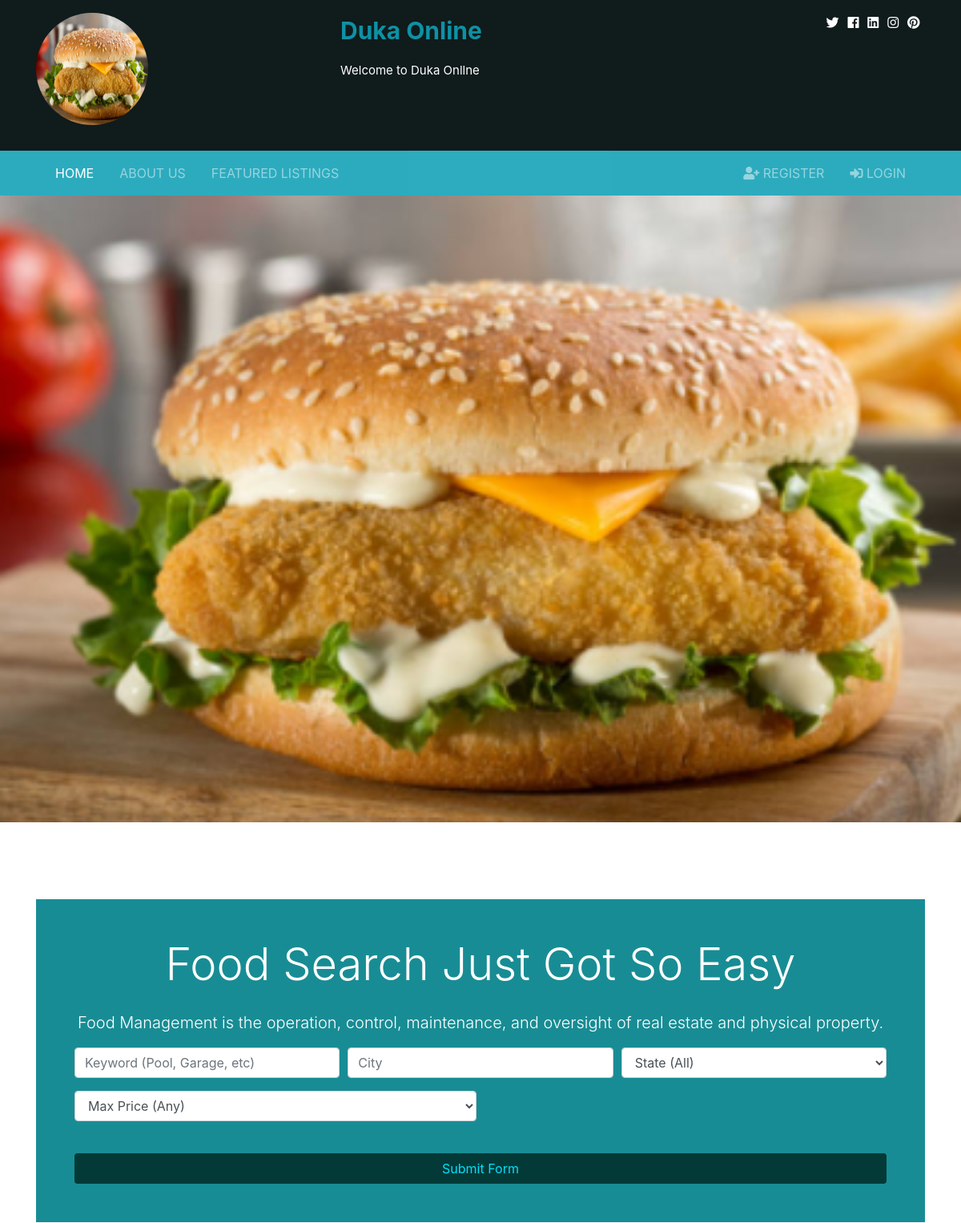
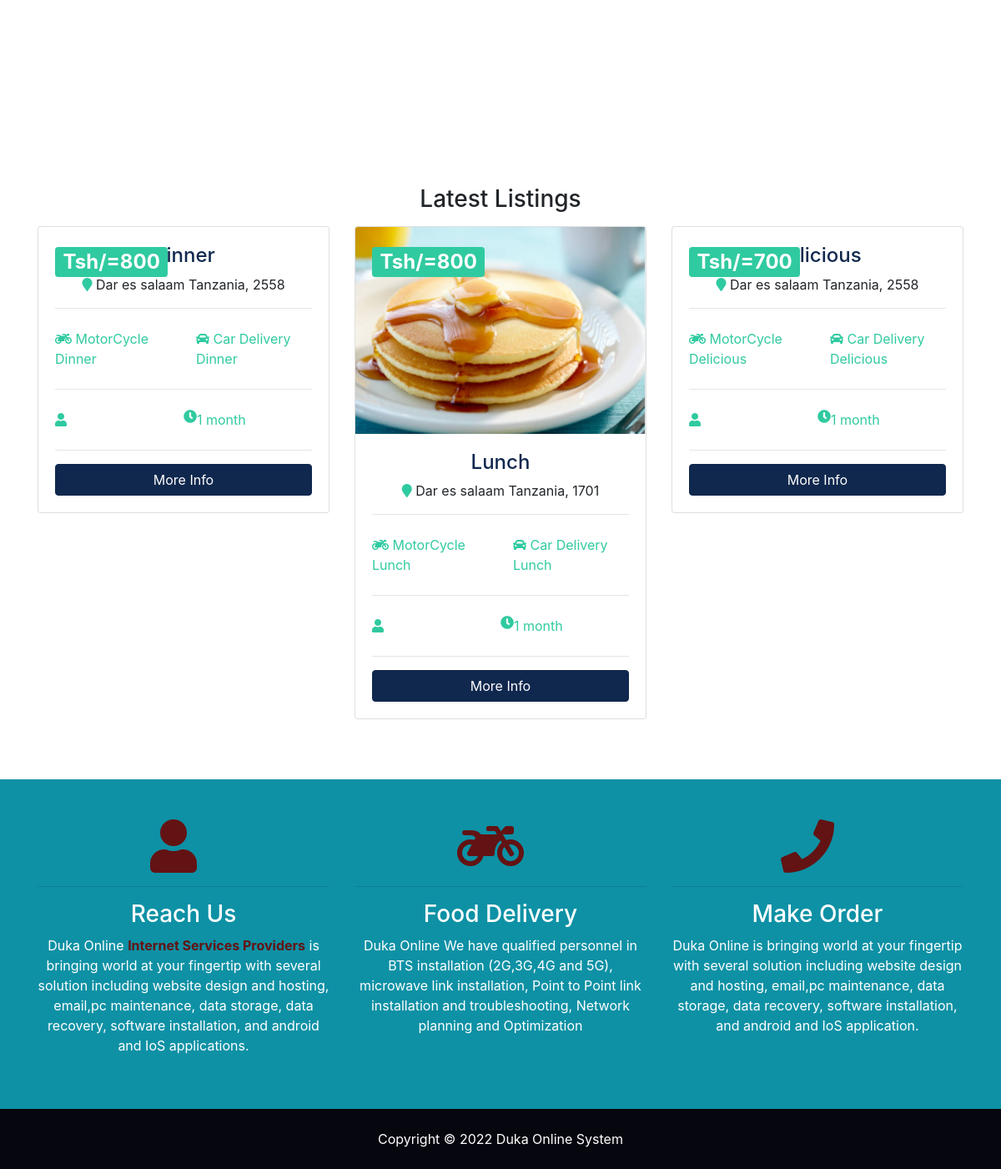
The page / on the database its author committed (2 pictures, top to bottom).
### listings/models.py (models this page shows)
class Listing(models.Model):
    realtor = models.ForeignKey(Realtor, on_delete=models.DO_NOTHING)
    title = models.CharField(max_length=200)
    address = models.CharField(max_length=200)
    city = models.CharField(max_length=100)
    state = models.CharField(max_length=100)
    zipcode = models.CharField(max_length=20)
    description = models.TextField(blank=True)
    price = models.IntegerField()
    photo_main = models.ImageField(upload_to='photos/%Y/%m/%d/')
    is_published = models.BooleanField(default=True)
    list_date = models.DateTimeField(default=datetime.now, blank=True)
    def __str__(self):
        return self.title

### pages/views.py (the view)
# urls.py: path('', views.index, name='listings'),
def index(request):
    listings = Listing.objects.order_by('-list_date').filter(is_published=True)[:3]
    context = {
        'listings': listings,
        'state_choices': state_choices,
        'price_choices': price_choices
    }
    return render(request, 'pages/index.html', context)

### templates/pages/index.html (shortened to what this page needs)
{% extends 'base.html' %}
{% load humanize %}
{% block content %}
 <div class="w3-content w3-section" style="max-width:100%">
   <img class="mySlides" src="/static/img/Fish Sandwich.PNG" style="height:50%">
 </div>
<section id="showcase" >
  <div class="container text-center" >
    <div class="home-search p-5" style="background-color:rgb(24, 140, 148);">
      <div class="overlay p-5" style="background-color:rgb(24, 140, 148);">
        <h1 class="display-4 mb-4">Food Search Just Got So Easy</h1>
        <p class="lead">
          Food Management is the operation, control, maintenance,
          and oversight of real estate and physical property.
        </p>
        <div class="search">
          <form action="{% url 'search' %}">
            <div class="form-row">
              <div class="col-md-4 mb-3">
                <input
                  type="text"
                  name="keywords"
                  class="form-control"
                  placeholder="Keyword (Pool, Garage, etc)"
                />
              </div>
              <div class="col-md-4 mb-3">
                <input
                  type="text"
                  name="city"
                  class="form-control"
                  placeholder="City"
                />
              </div>
              <div class="col-md-4 mb-3">
                <select name="state" class="form-control">
                  <option selected="true" disabled="disabled">State (All)</option>
                </select>
              </div>
            </div>
            <div class="form-row">
              <div class="col-md-6 mb-3">
                <select name="price" class="form-control" id="type">
                  <option selected="true" disabled="disabled"
                    >Max Price (Any)</option
                  >
                </select>
              </div>
            </div>
            <button class="btn  btn-block mt-4" type="submit" style="background-color: rgb(3, 58, 55);">
              <font style="color:rgb(0, 225, 255) ;" >Submit Form</font>
            </button>
          </form>
        </div>
      </div>
    </div>
  </div>
</section>
<br>
<section id="listings" class="py-5">
  <div class="container">
    <h3 class="text-center mb-3">Latest Listings</h3>
    <div class="row">
      {% if listings %}
        {% for listing in listings %}
        <div class="col-md-6 col-lg-4 mb-4">
            <div class="card listing-preview">
              <img class="card-img-top" src="{{ listing.photo_main.url }}" alt="" />
              <div class="card-img-overlay">
                <h2>
                  <span class="badge badge-secondary text-white">Tsh/={{ listing.price | intcomma}}</span>
                </h2>
              </div>
              <div class="card-body">
                <div class="listing-heading text-center">
                  <h4 class="text-primary">{{ listing.title }}</h4>
                  <p>
                    <i class="fas fa-map-marker text-secondary"></i> {{ listing.city }} {{ listing.state }},
                    {{ listing.zipcode }}
                  </p>
                </div>
                <hr />
                <div class="row py-2 text-secondary">
                  <div class="col-6">
                    <i class="fas fa-motorcycle"></i> MotorCycle  {{ listing}}
                  </div>
                  <div class="col-6"><i class="fas fa-car"></i> Car Delivery {{ listing }}</div>
                </div>
                <hr />
                <div class="row py-2 text-secondary">
                  <div class="col-6"><i class="fas fa-user"></i> {{ listing.saler }}</div>
                  <i class="fas fa-clock"></i> {{ listing.list_date | timesince }}
                </div>
                <hr />
                <a href="{% url 'listing' listing.id %}" class="btn btn-primary btn-block"
                  >More Info</a
                >
              </div>
            </div>
          </div>
        {% endfor %}
      {% else %}
        <div class="col-md-12">
          <p>No listings available</p>
        </div>
      {% endif %}
</section>
<section id="" class="py-5 text-white" style="background-color:rgb(14, 145, 165);">
  <div class="container">
    <div class="row text-center">
      <div class="col-md-4">
        <i class="fas fa-user fa-4x mr-4"  style="color: rgb(99, 19, 19);"></i>
        <hr />
        <h3>Reach Us</h3>
        <p>
          Duka Online <b style="color:rgb(99, 19, 19) ;">Internet Services Providers</b> is bringing world at your fingertip with several solution
          including website design and hosting, email,pc maintenance, data storage,
          data recovery, software installation, and android and IoS applications.
        </p>
      </div>
      <div class="col-md-4">
        <i class="fas fa-motorcycle fa-4x mr-4"  style="color: rgb(99, 19, 19);"></i>
        <hr />
        <h3>Food Delivery</h3>
        <p>
           Duka Online We have qualified personnel in BTS installation (2G,3G,4G and 5G),
          microwave link installation,
           Point to Point link installation and troubleshooting,
           Network planning and Optimization
        </p>
      </div>
      <div class="col-md-4">
        <i class="fas fa-phone fa-4x mr-4"  style="color: rgb(99, 19, 19);"></i>
        <hr />
        <h3>Make Order </h3>
        <p>
          Duka Online  is bringing world at your fingertip with several solution
          including website design and hosting, email,pc maintenance,
           data storage, data recovery, software installation,  and android and IoS application.
        </p>
      </div>
    </div>
  </div>
</section>
{% endblock %}

### templates/base.html (shortened to what this page needs)
{% load static %}
<!DOCTYPE html>
<html lang="en">
  <head>
    <link rel="stylesheet" href="{% static 'css/all.css' %}" />
    <link rel="stylesheet" href="{% static 'css/bootstrap.css' %}" />
    <link rel="stylesheet" href="{% static 'css/style.css' %}" />
    <link rel="stylesheet" href="{% static 'css/lightbox.min.css' %}" />
  </head>
  <body>
    {% include 'partials/_topbar.html' %}
    {% include 'partials/_navbar.html' %}
    {% block content %} {% endblock %}
    {% include 'partials/_footer.html' %}
  </body>
</html>

### templates/partials/_topbar.html (shortened to what this page needs)
<section id="" class="p-3 text-white" style="background-color:rgb(16, 27, 27);">
  <div class="container">
    <div class="row">
      <div class="col-md-4">
      <p> <img  class="logo1"  src="/static/img/Fish Sandwich.png"  /></p></div>
      <div class="col-md-4">
        <p style="font-size: 30px;" ><b style="color: rgb(14, 145, 165);">Duka Online</b></p>
        <p class="lead" style="font-size: 15px;"><b>Welcome to Duka Onllne</b></p>
      </div>
      <div class="col-md-4">
        <div class="social text-right">
          <a href="#"> <i class="fab fa-twitter text-white"></i> </a>
          <a href="#"> <i class="fab fa-facebook text-white"></i> </a>
          <a href="#"> <i class="fab fa-linkedin text-white"></i> </a>
          <a href="#"> <i class="fab fa-instagram text-white"></i> </a>
          <a href="#"> <i class="fab fa-pinterest text-white"></i> </a>
        </div>
      </div>
    </div>
  </div>
</section>

### templates/partials/_navbar.html (shortened to what this page needs)
{% load static %}
<nav class="navbar navbar-expand-lg navbar-dark bg-info sticky-top">
  <div class="container">
    <div class="collapse navbar-collapse" id="navbarNavAltMarkup">
      <ul class="navbar-nav">
        <li
          {% if '/' == request.path %}
            class="nav-item active mr-3"
          {% else %}
            class="nav-item mr-3"
          {% endif %}
        >
          <a class="nav-link" href="{% url 'index' %}">Home</a>
        </li>
        <li
          {% if 'about' in request.path %}
            class="nav-item active mr-3"
          {% else %}
            class="nav-item mr-3"
          {% endif %}
        >
          <a class="nav-link" href="{% url 'about' %}">About Us</a>
        </li>
        <li
          {% if 'listings' in request.path %}
            class="nav-item active mr-3"
          {% else %}
            class="nav-item mr-3"
          {% endif %}
        >
          <a class="nav-link" href="{% url 'listings' %}">Featured Listings</a>
        </li>
      </ul>
      <ul class="navbar-nav ml-auto">
        {% if user.is_authenticated %}
          <li
          {% if 'dashboard' in request.path %}
            class="nav-item active mr-3"
          {% else %}
            class="nav-item mr-3"
          {% endif %}
          >
            <a class="nav-link" href="{% url 'dashboard' %}">
              <i class="fas fa-cogs"></i> Welcome {{ user.username }}</a
            >
          </li>
          <li class="nav-item mr-3">
            <a href="javascript:{document.getElementById('logout').submit()}"
            class="nav-link">
              <i class="fas fa-sign-out-alt">Logout</i>
            </a>
            <form action="{% url 'logout' %}" method="POST" id="logout">
              {% csrf_token %}
              <input type="hidden">
            </form>
          </li>
        {% else %}
          <li
          {% if 'register' in request.path %}
            class="nav-item active mr-3"
          {% else %}
            class="nav-item mr-3"
          {% endif %}
          >
            <a class="nav-link" href="{% url 'register' %}">
              <i class="fas fa-user-plus"></i> Register</a
            >
          </li>
          <li
            {% if 'listings' in request.path %}
              class="nav-item active mr-3"
            {% else %}
              class="nav-item mr-3"
            {% endif %}
          >
            <a class="nav-link" href="{% url 'login' %}">
              <i class="fas fa-sign-in-alt"></i>
              Login</a
            >
          </li>
        {% endif %}
      </ul>
    </div>
  </div>
</nav>

### templates/partials/_footer.html
<footer id="" class="py-4 text-white text-center" style="background-color:rgb(6, 6, 14);">
  Copyright &copy; <span class="year"></span> Duka Online System
</footer>

### btre/static/css/all.css (style rules this page uses)
.fa, .fas, .far, .fal, .fab { -moz-osx-font-smoothing: grayscale; -webkit-font-smoothing: antialiased; display: inline-block; font-style: normal; font-variant: normal; text-rendering: auto; line-height: 1; }
.fa-4x { font-size: 4em; }
.fa-car:before { content: "\f1b9"; }
.fa-clock:before { content: "\f017"; }
.fa-facebook:before { content: "\f09a"; }
.fa-instagram:before { content: "\f16d"; }
.fa-linkedin:before { content: "\f08c"; }
.fa-map-marker:before { content: "\f041"; }
.fa-motorcycle:before { content: "\f21c"; }
.fa-phone:before { content: "\f095"; }
.fa-pinterest:before { content: "\f0d2"; }
.fa-sign-in-alt:before { content: "\f2f6"; }
.fa-twitter:before { content: "\f099"; }
.fa-user:before { content: "\f007"; }
.fa-user-plus:before { content: "\f234"; }
.fab { font-family: 'Font Awesome 5 Brands'; }
.fa, .fas { font-family: 'Font Awesome 5 Free'; font-weight: 900; }

### btre/static/css/style.css (style rules this page uses)
img { width: 100%; }
.navbar { opacity: 0.9; text-transform: uppercase; }
.social a { margin-right: 0.4rem; }
#showcase { background: url(../img/showcase.jpg) no-repeat top center fixed/cover; position: relative; min-height: 650px; color: #fff; padding-top: 6rem; }
#showcase .home-search { min-height: 400px; position: relative; border-radius: 5px; }
#showcase .overlay { content: ''; position: absolute; top: 0; left: 0; min-height: 400px; width: 100%; background: rgba(51, 51, 51, 0.8); }
.listing-preview a { position: relative; }

### templates/partials/_topbar.html (style rules this page uses)
.logo1 { width: 40%; border-radius:60%; height:140px; }

### templates/pages/index.html (style rules this page uses)
.mySlides { display: none; }

### rows shown on the page
Listing: price "800", title "Dinner", city "Dar es salaam", state "Tanzania", zipcode "2558", list_date "1 month"
Listing: photo_main (picture), price "800", title "Lunch", city "Dar es salaam", state "Tanzania", zipcode "1701", list_date "1 month"
Listing: price "700", title "Delicious", city "Dar es salaam", state "Tanzania", zipcode "2558", list_date "1 month"
